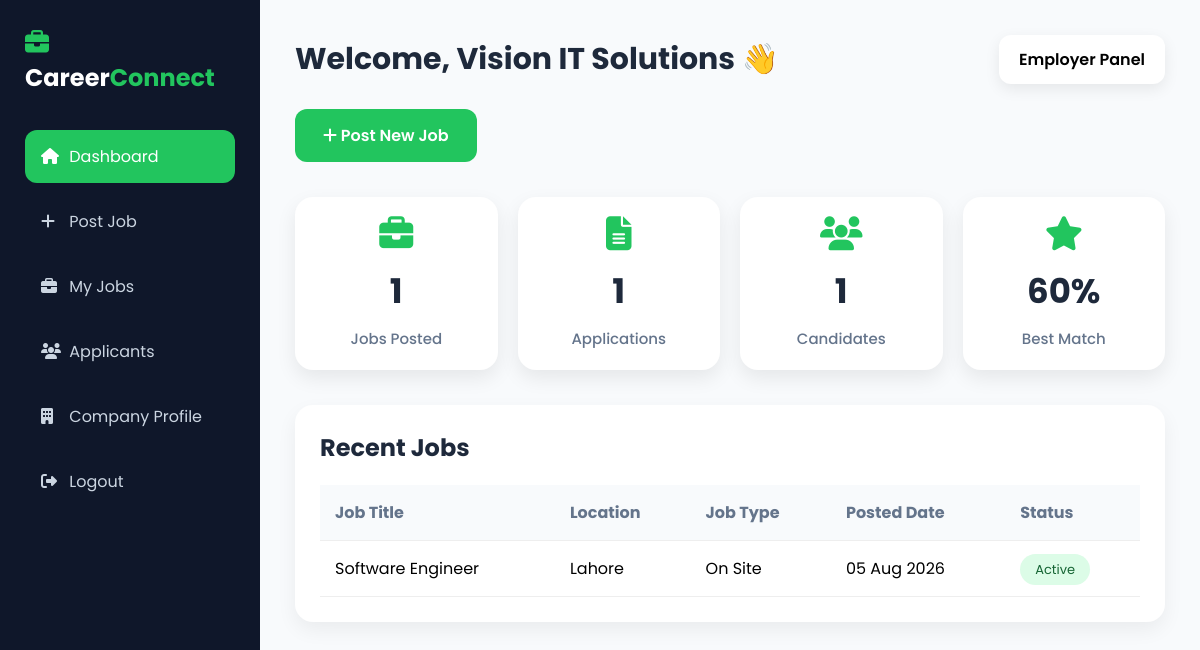
The page /edashboard.php (signed in) on the database its author committed.
### tables this page shows
CREATE TABLE `jobs` (
  `Job_ID` int(11) NOT NULL,
  `Job_Title` varchar(150) DEFAULT NULL,
  `Company` varchar(150) DEFAULT NULL,
  `Description` text DEFAULT NULL,
  `Required_Skills` text DEFAULT NULL,
  `Posted_Date` date DEFAULT NULL,
  `Employer_ID` int(11) DEFAULT NULL,
  `Company_Name` varchar(100) DEFAULT NULL,
  `Job_Type` varchar(50) DEFAULT NULL,
  `Salary` varchar(50) DEFAULT NULL,
  `Location` varchar(100) DEFAULT NULL,
  `Experience` varchar(100) DEFAULT NULL,
  `Apply_Link` varchar(255) DEFAULT NULL
);

### edashboard.php (the view, shortened to what this page needs)
<?php
include("../config/db.php");
$employer_id = $_SESSION['user_id'];
$name = $_SESSION['user_name'];
$count = mysqli_query($conn,"
SELECT COUNT(*) AS total
FROM jobs
WHERE Employer_ID='$employer_id'
");
$countData = mysqli_fetch_assoc($count);
$total_jobs = $countData['total'];
$app_query = mysqli_query($conn,"
SELECT COUNT(*) AS total
FROM applications a
INNER JOIN jobs j
ON a.Job_ID = j.Job_ID
WHERE j.Employer_ID='$employer_id'
");
$app_data = mysqli_fetch_assoc($app_query);
$total_applications = $app_data['total'];
$candidate_query = mysqli_query($conn,"
SELECT COUNT(DISTINCT a.user_id) AS total
FROM applications a
INNER JOIN jobs j
ON a.Job_ID = j.Job_ID
WHERE j.Employer_ID='$employer_id'
");
$candidate_data = mysqli_fetch_assoc($candidate_query);
$total_candidates = $candidate_data['total'];
$match_query = mysqli_query($conn,"
SELECT MAX(r.Match_Percentage) AS best
FROM resume_analysis r
INNER JOIN applications a
ON r.User_ID = a.User_ID
INNER JOIN jobs j
ON a.Job_ID = j.Job_ID
WHERE j.Employer_ID='$employer_id'
");
$match_data = mysqli_fetch_assoc($match_query);
$best_match = $match_data['best'] ?? 0;
$recent_jobs = mysqli_query($conn,"
SELECT *
FROM jobs
WHERE Employer_ID='$employer_id'
ORDER BY Posted_Date DESC
LIMIT 5
");
?>
<!DOCTYPE html>
<html lang="en">
<head>
<link rel="stylesheet"
href="https://cdnjs.cloudflare.com/ajax/libs/font-awesome/6.5.2/css/all.min.css">
</head>
<body>
<div class="sidebar">
<div class="logo">
<i class="fa-solid fa-briefcase"></i>
Career<span>Connect</span>
</div>
<div class="menu">
<a href="edashboard.php" class="active">
<i class="fa-solid fa-house"></i>
Dashboard
</a>
<a href="post_job.php">
<i class="fa-solid fa-plus"></i>
Post Job
</a>
<a href="my_jobs.php">
<i class="fa-solid fa-briefcase"></i>
My Jobs
</a>
<a href="applicants.php">
<i class="fa-solid fa-users"></i>
Applicants
</a>
<a href="profile.php">
<i class="fa-solid fa-building"></i>
Company Profile
</a>
<a href="../logout.php">
<i class="fa-solid fa-right-from-bracket"></i>
Logout
</a>
</div>
</div>
<div class="main">
<div class="top">
<div>
<h1>
Welcome, <?php echo htmlspecialchars($name); ?> 👋
</h1>
</div>
<div class="profile">
Employer Panel
</div>
</div>
<a href="post_job.php" class="post-btn">
<i class="fa-solid fa-plus"></i>
Post New Job
</a>
<div class="cards">
<div class="card">
<i class="fa-solid fa-briefcase"></i>
<h2><?php echo $total_jobs; ?></h2>
<p>Jobs Posted</p>
</div>
<div class="card">
<i class="fa-solid fa-file-lines"></i>
<h2><?php echo $total_applications; ?></h2>
<p>Applications</p>
</div>
<div class="card">
<i class="fa-solid fa-users"></i>
<h2><?php echo $total_candidates; ?></h2>
<p>Candidates</p>
</div>
<div class="card">
<i class="fa-solid fa-star"></i>
<h2><?php echo $best_match; ?>%</h2>
<p>Best Match</p>
</div>
</div>
<div class="section">
<h2>
Recent Jobs
</h2>
<table>
<thead>
<tr>
<th>Job Title</th>
<th>Location</th>
<th>Job Type</th>
<th>Posted Date</th>
<th>Status</th>
</tr>
</thead>
<tbody>
<?php
if(mysqli_num_rows($recent_jobs)>0){
while($job=mysqli_fetch_assoc($recent_jobs)){
?>
<tr>
<td>
<?php echo htmlspecialchars($job['Job_Title']); ?>
</td>
<td>
<?php echo htmlspecialchars($job['Location']); ?>
</td>
<td>
<?php echo htmlspecialchars($job['Job_Type']); ?>
</td>
<td>
<?php echo date("d M Y",strtotime($job['Posted_Date'])); ?>
</td>
<td>
<span class="badge">
Active
</span>
</td>
</tr>
<?php
}
}
?>
</tbody>
</table>
</div>
</div>
</body>
</html>

### edashboard.php (style rules this page uses)
* { margin:0; padding:0; box-sizing:border-box; font-family:'Poppins',sans-serif; }
body { background:#f8fafc; }
.sidebar { position:fixed; left:0; top:0; width:260px; height:100vh; background:#0f172a; padding:25px; color:white; }
.logo { font-size:24px; font-weight:700; margin-bottom:35px; }
.logo span { color:#22c55e; }
.logo i { color:#22c55e; margin-right:8px; }
.menu a { display:block; padding:14px 16px; margin-bottom:12px; text-decoration:none; color:#cbd5e1; border-radius:12px; transition:.3s; }
.menu a:hover, .menu a.active { background:#22c55e; color:white; }
.menu i { width:24px; }
.main { margin-left:260px; padding:35px; }
.top { display:flex; justify-content:space-between; align-items:center; }
.top h1 { font-size:30px; color:#1e293b; }
.profile { background:white; padding:12px 20px; border-radius:12px; box-shadow:0 5px 15px rgba(0,0,0,.08); font-weight:600; }
.post-btn { display:inline-block; margin-top:25px; background:#22c55e; color:white; padding:14px 28px; border-radius:12px; text-decoration:none; font-weight:600; transition:.3s; }
.cards { display:grid; grid-template-columns:repeat(4,minmax(180px,1fr)); gap:20px; margin:35px 0; }
.card { background:#fff; border-radius:18px; padding:20px; min-height:170px; box-shadow:0 8px 20px rgba(0,0,0,.08); display:flex; flex-direction:column; justify-content:center; align-items:center; text-align:center; transition:all .3s ease; }
.card i { font-size:34px; color:#22c55e; margin-bottom:15px; }
.card h2 { font-size:34px; font-weight:700; color:#1e293b; margin:0; }
.card p { margin-top:10px; color:#64748b; font-size:15px; font-weight:500; }
.section { margin-top:35px; background:white; padding:25px; border-radius:18px; box-shadow:0 8px 20px rgba(0,0,0,.06); }
.section h2 { margin-bottom:20px; color:#1e293b; }
table { width:100%; border-collapse:collapse; }
th,td { padding:15px; text-align:left; border-bottom:1px solid #eee; }
th { color:#64748b; background:#f8fafc; }
.badge { background:#dcfce7; color:#166534; padding:6px 15px; border-radius:20px; font-size:13px; }

### rows shown on the page
jobs: Job_Title "Software Engineer", Location "Lahore", Job_Type "On Site", Posted_Date "05 Aug 2026"

### other values the page prints
$name "Vision IT Solutions"
$total_jobs "1"
$total_applications "1"
$total_candidates "1"
$best_match "60"
